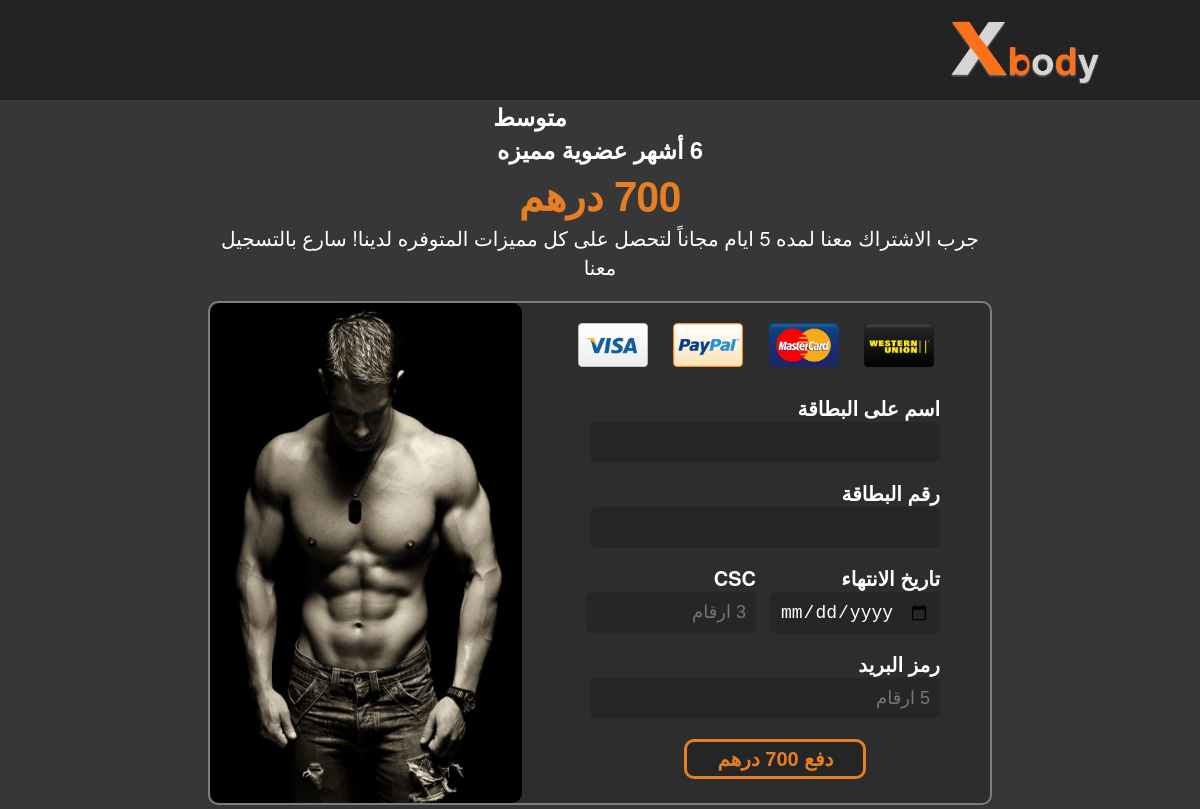
/PHP/paiement.php?id=3, run on the app's committed database.
### tables this page shows
CREATE TABLE `offre` (
  `id_offre` int(11) NOT NULL,
  `type` varchar(25) NOT NULL,
  `duree_abonnement` varchar(25) NOT NULL,
  `prix` varchar(25) NOT NULL,
  `discription` varchar(200) NOT NULL,
  `reduction` varchar(5) DEFAULT NULL
);

### PHP/paiement.php (the view, shortened to what this page needs)
<!DOCTYPE html>
<html lang="en">
  <head>
    <link rel="stylesheet" href="../CSS/paiment.css" />
  </head>
  <body>
    <header>
      <img id="logo" src="../images/small_logo2.png" />
    </header>
    <div class="plans_price">
    <?php
      try{
        $bd = new PDO('mysql:host=localhost;dbname=projet-web;
        charset=utf8', 'root', '');
      } catch(Exception $e) {
        die('Error : '.$e->getMessage());
      }
      if(!empty($_GET['id'])){
        $id = $_GET['id'];
        $request = $bd->query('select * from offre where id_offre='.$id);
        $offre = $request->fetch();
      }
      else{
        die(print_r( $bd->errorInfo()));
        exit();
      }
    ?>
      <h3><?=$offre[1]?></h3>
      <h3><?=$offre[2]?></h3>
      <h1><?=$offre[3]?></h1>
      <p>
      <?=$offre[4]?>
      </p>
    </div>
    <div class="box">
      <div class="left_img">
        <img src="../images/paiement_photo.jpg" />
      </div>
      <div class="formulaire">
        <div class="card_icons">
          <img src="../images/cardIcons/Free-Credit-Card-Logo-104.png" />
          <img src="../images/cardIcons/Free-Credit-Card-Logo-56.png" />
          <img src="../images/cardIcons/Free-Credit-Card-Logo-68.png" />
          <img src="../images/cardIcons/Free-Credit-Card-Logo-92.png" />
        </div>
        <form method="post">
          <div class="inputBox">
            <h4>اسم على البطاقة</h4>
            <input
              type="text"
              name="nom"
              id="name_on_card"
              onkeyup="check_name_on_card();"
            />
            <h4>رقم البطاقة</h4>
            <input
              type="text"
              name="number"
              id="card_number"
              size="16"
              maxlength="16"
              onkeyup="check_card_number();"
            />
            <div class="card_info">
              <div class="date">
                <h4>تاريخ الانتهاء</h4>
                <input
                  type="date"
                  name="date"
                  id="expiry_date"
                  size="7"
                  maxlength="7"
                  placeholder="YY/MM"
                  onkeyup="check_expiry_date();"
                />
              </div>
              <div class="code">
                <h4>CSC</h4>
                <input
                  type="text"
                  name="csc"
                  id="csc"
                  size="3"
                  maxlength="3"
                  placeholder="3 ارقام"
                  onkeyup="check_csc();"
                />
              </div>
            </div>
            <h4>رمز البريد</h4>
            <input
              type="text"
              name="key"
              id="code_postal"
              size="5"
              maxlength="5"
              placeholder="5 ارقام"
              onkeyup="check_code_postal()"
            />
            <button type="submit" id="pay"><?="دفع ".$offre[3]?></button>
          </div>
        </form>
      </div>
    </div>
  </body>
</html>

### CSS/paiment.css (style rules this page uses)
* { padding: 0; margin: 0; }
body { color: rgb(255, 255, 255); font-size: 20px; font-family: Helvetica Neue, Helvetica, Roboto, Arial, sans-serif; background: #373737; }
header { width: 100%; height: 100px; background-color: rgba(0, 0, 0, 0.37); }
#logo { width: 150px; float: right; margin: 20px 100px; }
.plans_price { width: 50%; min-width: 780px; margin: 0 auto; margin-bottom: 20px; direction: rtl; text-align: center; display: block; }
.plans_price h1 { color: #e67e22; }
.box { width: 50%; min-width: 780px; height: 500px; display: block; direction: rtl; background-color: rgba(0, 0, 0, 0.18); border: 2px solid #7e7e7e; border-radius: 10px; margin: 0 auto; }
.left_img { float: left; width: 40%; height: 100%; }
.left_img img { width: 100%; height: 100%; border-radius: 10px; }
.formulaire { width: 60%; }
.card_icons { margin: 10px auto; text-align: center; }
.card_icons img { width: 70px; margin: 10px; }
.inputBox { margin: 0 50px; }
#name_on_card, #card_number, #code_postal { width: 330px; background: #262626; outline: none; border: none; padding: 10px; border-radius: 6px; color: #fff; font-size: 18px; margin-bottom: 15px; }
#expiry_date, #csc { width: 150px; background: #262626; outline: none; border: none; padding: 10px; border-radius: 6px; color: #fff; font-size: 18px; margin-bottom: 15px; }
.card_info { display: flex; }
.date, .code { width: 50%; }
#pay { font-size: 20px; font-weight: bold; color: #e67e22; background-color: rgba(0, 0, 0, 0.18); border: 3px solid #e67e22; border-radius: 10px; padding: 5px 30px; margin: 5px 20%; float: right; direction: rtl; }

### data on the page
offre: type "متوسط", duree_abonnement "6 أشهر عضوية مميزه", prix "700 درهم", discription "جرب الاشتراك معنا لمده 5 ايام مجاناً لتحصل على كل مميزات المتوفره لدينا! سارع بالتسجيل معنا"
